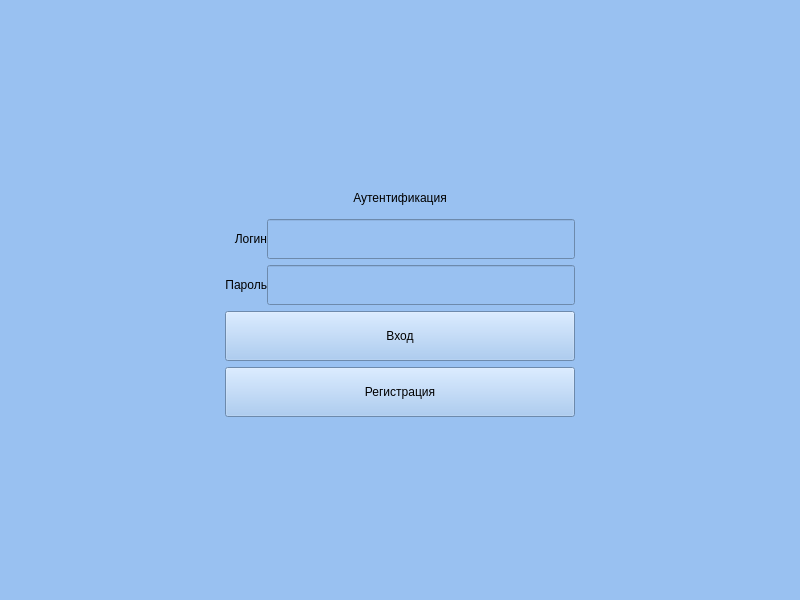
<?xml version="1.0" encoding="UTF-8"?>
<ui version="4.0">
 <class>Form</class>
 <widget class="QWidget" name="Form">
  <property name="geometry">
   <rect>
    <x>0</x>
    <y>0</y>
    <width>800</width>
    <height>600</height>
   </rect>
  </property>
  <property name="sizePolicy">
   <sizepolicy hsizetype="Minimum" vsizetype="Maximum">
    <horstretch>0</horstretch>
    <verstretch>0</verstretch>
   </sizepolicy>
  </property>
  <property name="minimumSize">
   <size>
    <width>800</width>
    <height>600</height>
   </size>
  </property>
  <property name="windowTitle">
   <string>Form</string>
  </property>
  <property name="styleSheet">
   <string notr="true">background-color: rgb(153, 193, 241)</string>
  </property>
  <layout class="QGridLayout" name="gridLayout">
   <item row="1" column="0">
    <spacer name="horizontalSpacer">
     <property name="orientation">
      <enum>Qt::Horizontal</enum>
     </property>
     <property name="sizeType">
      <enum>QSizePolicy::MinimumExpanding</enum>
     </property>
     <property name="sizeHint" stdset="0">
      <size>
       <width>150</width>
       <height>20</height>
      </size>
     </property>
    </spacer>
   </item>
   <item row="1" column="2">
    <spacer name="horizontalSpacer_2">
     <property name="orientation">
      <enum>Qt::Horizontal</enum>
     </property>
     <property name="sizeType">
      <enum>QSizePolicy::MinimumExpanding</enum>
     </property>
     <property name="sizeHint" stdset="0">
      <size>
       <width>150</width>
       <height>20</height>
      </size>
     </property>
    </spacer>
   </item>
   <item row="2" column="1">
    <spacer name="verticalSpacer_2">
     <property name="orientation">
      <enum>Qt::Vertical</enum>
     </property>
     <property name="sizeHint" stdset="0">
      <size>
       <width>20</width>
       <height>40</height>
      </size>
     </property>
    </spacer>
   </item>
   <item row="0" column="1">
    <spacer name="verticalSpacer">
     <property name="orientation">
      <enum>Qt::Vertical</enum>
     </property>
     <property name="sizeHint" stdset="0">
      <size>
       <width>20</width>
       <height>40</height>
      </size>
     </property>
    </spacer>
   </item>
   <item row="1" column="1">
    <layout class="QGridLayout" name="layout">
     <property name="sizeConstraint">
      <enum>QLayout::SetNoConstraint</enum>
     </property>
     <property name="leftMargin">
      <number>0</number>
     </property>
     <property name="horizontalSpacing">
      <number>0</number>
     </property>
     <item row="3" column="2">
      <widget class="QLineEdit" name="passwLineEdit">
       <property name="minimumSize">
        <size>
         <width>0</width>
         <height>40</height>
        </size>
       </property>
       <property name="font">
        <font>
         <family>Yu Gothic</family>
         <pointsize>10</pointsize>
        </font>
       </property>
       <property name="clearButtonEnabled">
        <bool>true</bool>
       </property>
      </widget>
     </item>
     <item row="1" column="1" colspan="2">
      <widget class="QLabel" name="errorLabel">
       <property name="sizePolicy">
        <sizepolicy hsizetype="Expanding" vsizetype="Minimum">
         <horstretch>0</horstretch>
         <verstretch>0</verstretch>
        </sizepolicy>
       </property>
       <property name="minimumSize">
        <size>
         <width>0</width>
         <height>30</height>
        </size>
       </property>
       <property name="styleSheet">
        <string notr="true">font-weight: 100;</string>
       </property>
       <property name="text">
        <string>Аутентификация</string>
       </property>
       <property name="alignment">
        <set>Qt::AlignCenter</set>
       </property>
      </widget>
     </item>
     <item row="0" column="3">
      <spacer name="verticalSpacer_5">
       <property name="orientation">
        <enum>Qt::Vertical</enum>
       </property>
       <property name="sizeHint" stdset="0">
        <size>
         <width>20</width>
         <height>40</height>
        </size>
       </property>
      </spacer>
     </item>
     <item row="1" column="0">
      <spacer name="horizontalSpacer_9">
       <property name="orientation">
        <enum>Qt::Horizontal</enum>
       </property>
       <property name="sizeHint" stdset="0">
        <size>
         <width>40</width>
         <height>20</height>
        </size>
       </property>
      </spacer>
     </item>
     <item row="2" column="0">
      <spacer name="horizontalSpacer_8">
       <property name="orientation">
        <enum>Qt::Horizontal</enum>
       </property>
       <property name="sizeHint" stdset="0">
        <size>
         <width>40</width>
         <height>20</height>
        </size>
       </property>
      </spacer>
     </item>
     <item row="6" column="3">
      <spacer name="horizontalSpacer_4">
       <property name="orientation">
        <enum>Qt::Horizontal</enum>
       </property>
       <property name="sizeHint" stdset="0">
        <size>
         <width>40</width>
         <height>20</height>
        </size>
       </property>
      </spacer>
     </item>
     <item row="2" column="2">
      <widget class="QLineEdit" name="loginLineEdit">
       <property name="minimumSize">
        <size>
         <width>0</width>
         <height>40</height>
        </size>
       </property>
       <property name="font">
        <font>
         <family>Yu Gothic</family>
         <pointsize>10</pointsize>
        </font>
       </property>
       <property name="clearButtonEnabled">
        <bool>true</bool>
       </property>
      </widget>
     </item>
     <item row="3" column="0">
      <spacer name="horizontalSpacer_7">
       <property name="orientation">
        <enum>Qt::Horizontal</enum>
       </property>
       <property name="sizeHint" stdset="0">
        <size>
         <width>40</width>
         <height>20</height>
        </size>
       </property>
      </spacer>
     </item>
     <item row="2" column="3">
      <spacer name="horizontalSpacer_11">
       <property name="orientation">
        <enum>Qt::Horizontal</enum>
       </property>
       <property name="sizeHint" stdset="0">
        <size>
         <width>40</width>
         <height>20</height>
        </size>
       </property>
      </spacer>
     </item>
     <item row="7" column="3">
      <spacer name="verticalSpacer_7">
       <property name="orientation">
        <enum>Qt::Vertical</enum>
       </property>
       <property name="sizeHint" stdset="0">
        <size>
         <width>20</width>
         <height>40</height>
        </size>
       </property>
      </spacer>
     </item>
     <item row="0" column="0">
      <spacer name="verticalSpacer_6">
       <property name="orientation">
        <enum>Qt::Vertical</enum>
       </property>
       <property name="sizeHint" stdset="0">
        <size>
         <width>20</width>
         <height>40</height>
        </size>
       </property>
      </spacer>
     </item>
     <item row="2" column="1">
      <widget class="QLabel" name="loginLabel">
       <property name="sizePolicy">
        <sizepolicy hsizetype="Preferred" vsizetype="Fixed">
         <horstretch>0</horstretch>
         <verstretch>0</verstretch>
        </sizepolicy>
       </property>
       <property name="minimumSize">
        <size>
         <width>0</width>
         <height>40</height>
        </size>
       </property>
       <property name="styleSheet">
        <string notr="true">font-weight: 100;</string>
       </property>
       <property name="text">
        <string>Логин</string>
       </property>
       <property name="alignment">
        <set>Qt::AlignRight|Qt::AlignTrailing|Qt::AlignVCenter</set>
       </property>
      </widget>
     </item>
     <item row="6" column="1" colspan="2">
      <widget class="QPushButton" name="registrationButton">
       <property name="sizePolicy">
        <sizepolicy hsizetype="Minimum" vsizetype="Fixed">
         <horstretch>0</horstretch>
         <verstretch>0</verstretch>
        </sizepolicy>
       </property>
       <property name="minimumSize">
        <size>
         <width>350</width>
         <height>50</height>
        </size>
       </property>
       <property name="focusPolicy">
        <enum>Qt::StrongFocus</enum>
       </property>
       <property name="layoutDirection">
        <enum>Qt::LeftToRight</enum>
       </property>
       <property name="styleSheet">
        <string notr="true">font-weight: 300;
background-color: rgb(153, 193, 241)</string>
       </property>
       <property name="text">
        <string>Регистрация</string>
       </property>
       <property name="icon">
        <iconset>
         <normaloff>../Resource/registration.png</normaloff>../Resource/registration.png</iconset>
       </property>
      </widget>
     </item>
     <item row="3" column="3">
      <spacer name="horizontalSpacer_12">
       <property name="orientation">
        <enum>Qt::Horizontal</enum>
       </property>
       <property name="sizeHint" stdset="0">
        <size>
         <width>40</width>
         <height>20</height>
        </size>
       </property>
      </spacer>
     </item>
     <item row="6" column="0">
      <spacer name="horizontalSpacer_3">
       <property name="orientation">
        <enum>Qt::Horizontal</enum>
       </property>
       <property name="sizeHint" stdset="0">
        <size>
         <width>40</width>
         <height>20</height>
        </size>
       </property>
      </spacer>
     </item>
     <item row="4" column="1" colspan="2">
      <widget class="QPushButton" name="authentificationButton">
       <property name="sizePolicy">
        <sizepolicy hsizetype="Minimum" vsizetype="Fixed">
         <horstretch>0</horstretch>
         <verstretch>0</verstretch>
        </sizepolicy>
       </property>
       <property name="minimumSize">
        <size>
         <width>350</width>
         <height>50</height>
        </size>
       </property>
       <property name="styleSheet">
        <string notr="true">font-weight: 300;
background-color: rgb(153, 193, 241);</string>
       </property>
       <property name="text">
        <string>Вход</string>
       </property>
       <property name="icon">
        <iconset>
         <normaloff>../Resource/enter-logo.png</normaloff>../Resource/enter-logo.png</iconset>
       </property>
      </widget>
     </item>
     <item row="4" column="0">
      <spacer name="horizontalSpacer_5">
       <property name="orientation">
        <enum>Qt::Horizontal</enum>
       </property>
       <property name="sizeHint" stdset="0">
        <size>
         <width>40</width>
         <height>20</height>
        </size>
       </property>
      </spacer>
     </item>
     <item row="3" column="1">
      <widget class="QLabel" name="passwLabel">
       <property name="sizePolicy">
        <sizepolicy hsizetype="Preferred" vsizetype="Fixed">
         <horstretch>0</horstretch>
         <verstretch>0</verstretch>
        </sizepolicy>
       </property>
       <property name="minimumSize">
        <size>
         <width>0</width>
         <height>40</height>
        </size>
       </property>
       <property name="styleSheet">
        <string notr="true">font-weight: 100;</string>
       </property>
       <property name="text">
        <string>Пароль</string>
       </property>
       <property name="alignment">
        <set>Qt::AlignRight|Qt::AlignTrailing|Qt::AlignVCenter</set>
       </property>
      </widget>
     </item>
     <item row="1" column="3">
      <spacer name="horizontalSpacer_10">
       <property name="orientation">
        <enum>Qt::Horizontal</enum>
       </property>
       <property name="sizeHint" stdset="0">
        <size>
         <width>40</width>
         <height>20</height>
        </size>
       </property>
      </spacer>
     </item>
     <item row="4" column="3">
      <spacer name="horizontalSpacer_6">
       <property name="orientation">
        <enum>Qt::Horizontal</enum>
       </property>
       <property name="sizeHint" stdset="0">
        <size>
         <width>40</width>
         <height>20</height>
        </size>
       </property>
      </spacer>
     </item>
     <item row="0" column="1">
      <spacer name="verticalSpacer_3">
       <property name="orientation">
        <enum>Qt::Vertical</enum>
       </property>
       <property name="sizeHint" stdset="0">
        <size>
         <width>20</width>
         <height>40</height>
        </size>
       </property>
      </spacer>
     </item>
     <item row="7" column="2">
      <spacer name="verticalSpacer_8">
       <property name="orientation">
        <enum>Qt::Vertical</enum>
       </property>
       <property name="sizeHint" stdset="0">
        <size>
         <width>20</width>
         <height>40</height>
        </size>
       </property>
      </spacer>
     </item>
     <item row="0" column="2">
      <spacer name="verticalSpacer_4">
       <property name="orientation">
        <enum>Qt::Vertical</enum>
       </property>
       <property name="sizeHint" stdset="0">
        <size>
         <width>20</width>
         <height>40</height>
        </size>
       </property>
      </spacer>
     </item>
     <item row="7" column="1">
      <spacer name="verticalSpacer_10">
       <property name="orientation">
        <enum>Qt::Vertical</enum>
       </property>
       <property name="sizeHint" stdset="0">
        <size>
         <width>20</width>
         <height>40</height>
        </size>
       </property>
      </spacer>
     </item>
     <item row="7" column="0">
      <spacer name="verticalSpacer_9">
       <property name="orientation">
        <enum>Qt::Vertical</enum>
       </property>
       <property name="sizeHint" stdset="0">
        <size>
         <width>20</width>
         <height>40</height>
        </size>
       </property>
      </spacer>
     </item>
    </layout>
   </item>
  </layout>
 </widget>
 <resources/>
 <connections/>
</ui>
